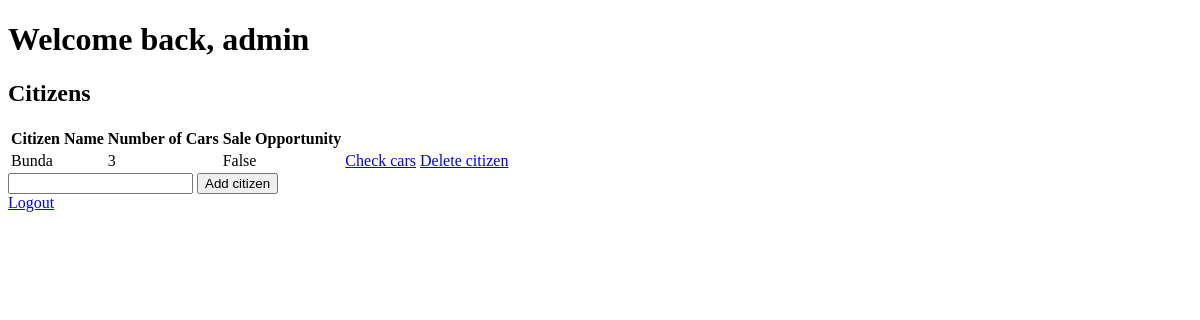
The page / (signed in) on the database as committed earlier.
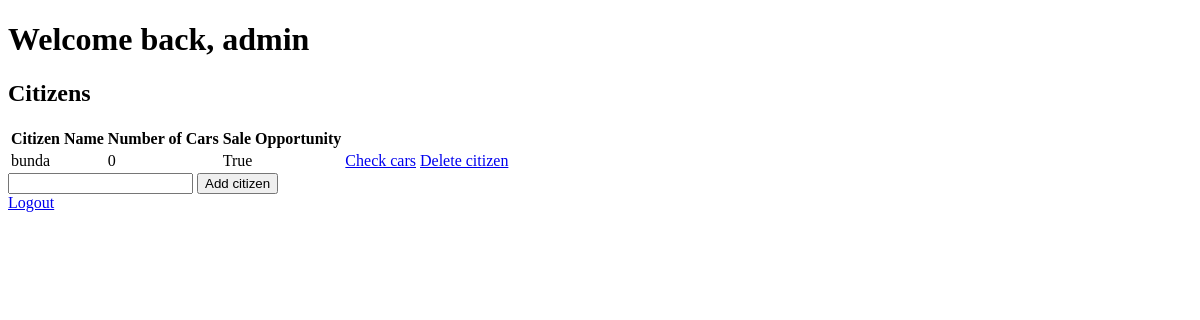
The same page on the database as committed later.
### app/models.py (models this page shows, shortened)
class Citizen(db.Model):
    id = db.Column(db.Integer, primary_key=True)
    name = db.Column(db.String(128), nullable=False)
    sale_opportunity = db.Column(db.Boolean, unique=False, default=True)
    cars = db.relationship('Car', backref='citizen', lazy='dynamic')

### app/app.py (the view)
@app.route('/', methods=['POST', 'GET'])
def index():
    if 'user' in session:
        user = session['user']
        if request.method == 'POST':
            form_content = request.form['content']
            new_citizen = Citizen(name=form_content, sale_op=True)
            try:
                db.session.add(new_citizen)
                db.session.commit()
                return redirect('/')
            except:
                return 'There was an error'
        else:
            citizens = Citizen.query.order_by(Citizen.id).all()
            car_citizen = db.session.query(Citizen.name, db.func.count(Car.citizen_id)) \
                .outerjoin(Car, Citizen.id == Car.citizen_id).group_by(Citizen.name).all()
            car_citizen = dict(car_citizen)
            return render_template('index.html', citizens=citizens, user=user,
                                    car_citizen=car_citizen)
    else:
        return redirect(url_for('login'))

### app/templates/index.html (shortened to what this page needs)
{% extends 'base.html' %}
{% block body %}
<div class="content">
  <h1>Welcome back, {{ user }}</h1>
  <h2>Citizens</h2>
  {% if citizens|length < 1%}
  <h3>No citizens yet. Create one below.</h3>
  {% else %}
  <table>
    <tr>
      <th>Citizen Name</th>
      <th>Number of Cars</th>
      <th>Sale Opportunity</th>
    </tr>
      {% for citizen in citizens %}
      <tr>
        <td>{{ citizen.name }}</td>
        <td>{{ car_citizen[citizen.name] }}</td>
        <td>{{ citizen.sale_opportunity }}</td>
        <td>
          <a href="/update/{{ citizen.id }}">Check cars</a>
        </td>
        <td>
          <a href="/delete_citizen/{{ citizen.id }}" onclick="return confirm('Are you sure you want to delete this item?');">Delete citizen</a>
        </td>
      </tr>
      {% endfor %}
  </table>
  {% endif %}
  <form action="/" method="POST">
    <input type="text" name="content" id="content">
    <input type="submit" value="Add citizen">
  </form>
</div>
<div>
  <a href="{{ url_for('logout') }}">Logout</a>
</div>
{% endblock %}

### app/templates/base.html (shortened to what this page needs)
<!DOCTYPE html>
<html lang="en">
<head>
</head>
<body>
    {% block body %}{% endblock %}
</body>
</html>

Rows that differ between the two databases and show on the page:
changed Citizen: name "Bunda" → "bunda"; name "3" → "0"; sale_opportunity "False" → "True"
